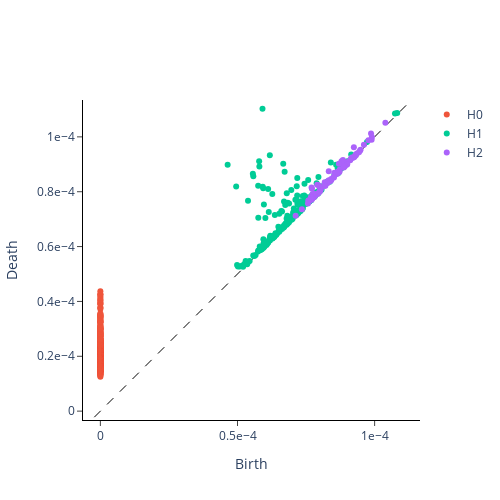

The code cell stored with this chart in its notebook:
### Code cell
plot = gtda.plotting.plot_diagram(raw_diagram[8])
display(plot)
plot.write_image(file = f"{subj}/{exp}/raw_diagram.svg", format = "svg")
